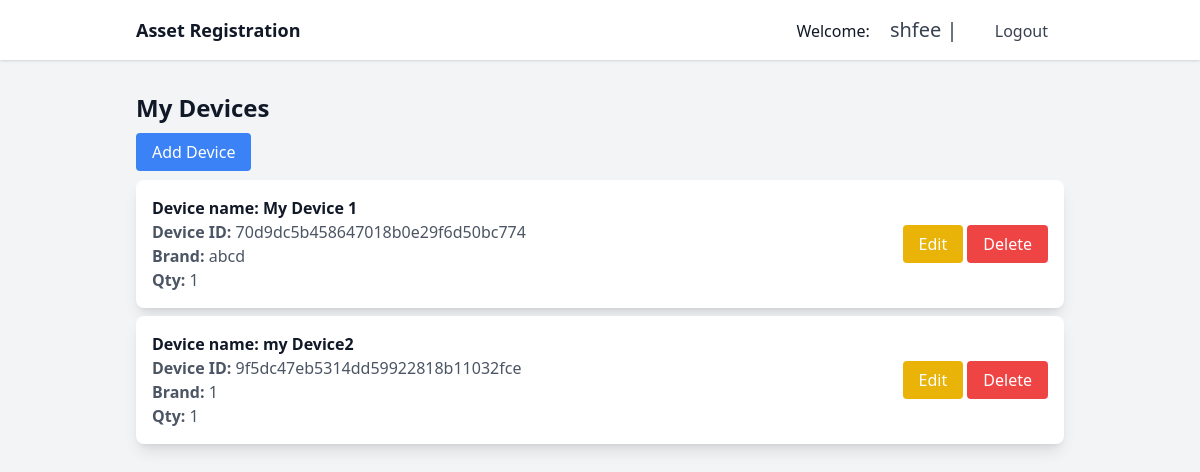
The app's page /devices/ (signed in) with its own data.
### devices/models.py (models this page shows, shortened)
class Device(models.Model):
    user = models.ForeignKey(User, on_delete=models.CASCADE)
    name = models.CharField(max_length=100)
    brand = models.CharField(max_length=100)
    units = models.IntegerField()
    device_id = models.CharField(max_length=32, unique=True, default=generate_device_id)

### devices/views.py (the view)
# urls.py: path('', views.device_list, name='device_list'),
@login_required
def device_list(request):
    devices = Device.objects.filter(user=request.user)
    return render(request, 'devices/device_list.html', {'devices': devices})

### devices/templates/devices/device_list.html (shortened to what this page needs)
{% extends 'devices/base.html' %}
{% block content %}
<h1 class="text-2xl font-bold mb-4">My Devices</h1>
<a href="{% url 'add_device' %}" class="bg-blue-500 text-white px-4 py-2 rounded">Add Device</a>
<ul class="mt-4">
    {% for device in devices %}
    <li class="bg-white shadow-lg p-4 mb-2 flex justify-between items-center rounded-lg">
        <div>
            <span class="font-semibold"> <strong>Device name: </strong>{{ device.name }}</span>
            <p class="text-gray-600"> <strong>Device ID: </strong> {{ device.device_id }}</p>
            <p class="text-gray-600"> <strong>Brand: </strong>  {{ device.brand }}</p>
            <p class="text-gray-600"> <strong>Qty: </strong>  {{ device.units}}</p>
        </div>
        <div>
            <a href="{% url 'edit_device' device.pk %}" class="bg-yellow-500 text-white px-4 py-2 rounded">Edit</a>
            <a href="{% url 'delete_device' device.pk %}" class="bg-red-500 text-white px-4 py-2 rounded">Delete</a>
        </div>
    </li>
    {% endfor %}
</ul>
{% endblock %}

### devices/templates/devices/base.html (shortened to what this page needs)
<!DOCTYPE html>
<html lang="en">
<head>
    {% load static %}
    <link href="{% static 'css/tailwind.css' %}" rel="stylesheet">
    <link href="{% static 'css/styles.css' %}" rel="stylesheet">
</head>
<body class="bg-gray-100 text-gray-900">
    <nav class="bg-white shadow mb-8 py-4">
        <div class="container mx-auto px-6 md:px-12">
            <div class="flex items-center justify-between">
                <a href="{% url 'device_list' %}" class="text-lg font-semibold text-gray-900">Asset Registration</a>
                <div>
                    {% if user.is_authenticated %}
                     Welcome: <a href="#"  class="text-gray-700 px-4 py-2 text-xl">  {{ user.username }} | </a>
                        <a href="{% url 'account_logout' %}" class="text-gray-700 px-4 py-2">Logout</a>
                        {% else %}
                        <a href="{% url 'account_login' %}" class="text-gray-700 px-4 py-2">Login</a>
                        {% endif %}
                    </div>
                </div>
            </div>
    </nav>
    <div class="container mx-auto px-6 md:px-12">
        {% block content %}{% endblock %}
    </div>
</body>
</html>

### static/css/styles.css (style rules this page uses)
html, :host { line-height: 1.5; -webkit-text-size-adjust: 100%; -moz-tab-size: 4; -o-tab-size: 4; tab-size: 4; font-family: ui-sans-serif, system-ui, sans-serif, "Apple Color Emoji", "Segoe UI Emoji", "Segoe UI Symbol", "Noto Color Emoji"; font-feature-settings: normal; font-variation-settings: normal; -webkit-tap-highlight-color: transparent; }
body { margin: 0; line-height: inherit; }
h1, h2, h3, h4, h5, h6 { font-size: inherit; font-weight: inherit; }
a { color: inherit; text-decoration: inherit; }
b, strong { font-weight: bolder; }
blockquote, dl, dd, h1, h2, h3, h4, h5, h6, hr, figure, p, pre { margin: 0; }
ol, ul, menu { list-style: none; margin: 0; padding: 0; }
.container { width: 100%; }
@media (min-width: 640px) { .container { max-width: 640px; } }
@media (min-width: 768px) { .container { max-width: 768px; } }
@media (min-width: 1024px) { .container { max-width: 1024px; } }
.mx-auto { margin-left: auto; margin-right: auto; }
.mb-2 { margin-bottom: 0.5rem; }
.mb-4 { margin-bottom: 1rem; }
.mb-8 { margin-bottom: 2rem; }
.mt-4 { margin-top: 1rem; }
.flex { display: flex; }
.items-center { align-items: center; }
.justify-between { justify-content: space-between; }
.rounded { border-radius: 0.25rem; }
.rounded-lg { border-radius: 0.5rem; }
.bg-blue-500 { --tw-bg-opacity: 1; background-color: rgb(59 130 246 / var(--tw-bg-opacity)); }
.bg-gray-100 { --tw-bg-opacity: 1; background-color: rgb(243 244 246 / var(--tw-bg-opacity)); }
.bg-red-500 { --tw-bg-opacity: 1; background-color: rgb(239 68 68 / var(--tw-bg-opacity)); }
.bg-white { --tw-bg-opacity: 1; background-color: rgb(255 255 255 / var(--tw-bg-opacity)); }
.bg-yellow-500 { --tw-bg-opacity: 1; background-color: rgb(234 179 8 / var(--tw-bg-opacity)); }
.p-4 { padding: 1rem; }
.px-4 { padding-left: 1rem; padding-right: 1rem; }
.px-6 { padding-left: 1.5rem; padding-right: 1.5rem; }
.py-2 { padding-top: 0.5rem; padding-bottom: 0.5rem; }
.py-4 { padding-top: 1rem; padding-bottom: 1rem; }
.text-2xl { font-size: 1.5rem; line-height: 2rem; }
.text-lg { font-size: 1.125rem; line-height: 1.75rem; }
.text-xl { font-size: 1.25rem; line-height: 1.75rem; }
.font-bold { font-weight: 700; }
.font-semibold { font-weight: 600; }
.text-gray-600 { --tw-text-opacity: 1; color: rgb(75 85 99 / var(--tw-text-opacity)); }
.text-gray-700 { --tw-text-opacity: 1; color: rgb(55 65 81 / var(--tw-text-opacity)); }
.text-gray-900 { --tw-text-opacity: 1; color: rgb(17 24 39 / var(--tw-text-opacity)); }
.text-white { --tw-text-opacity: 1; color: rgb(255 255 255 / var(--tw-text-opacity)); }
.shadow { --tw-shadow: 0 1px 3px 0 rgb(0 0 0 / 0.1), 0 1px 2px -1px rgb(0 0 0 / 0.1); --tw-shadow-colored: 0 1px 3px 0 var(--tw-shadow-color), 0 1px 2px -1px var(--tw-shadow-color); box-shadow: var(--tw-ring-offset-shadow, 0 0 #0000), var(--tw-ring-shadow, 0 0 #0000), var(--tw-shadow); }
.shadow-lg { --tw-shadow: 0 10px 15px -3px rgb(0 0 0 / 0.1), 0 4px 6px -4px rgb(0 0 0 / 0.1); --tw-shadow-colored: 0 10px 15px -3px var(--tw-shadow-color), 0 4px 6px -4px var(--tw-shadow-color); box-shadow: var(--tw-ring-offset-shadow, 0 0 #0000), var(--tw-ring-shadow, 0 0 #0000), var(--tw-shadow); }
@media (min-width: 768px) { .md\:px-12 { padding-left: 3rem; padding-right: 3rem; } }

### records on screen
Device: name "My Device 1", device_id "70d9dc5b458647018b0e29f6d50bc774", brand "abcd", units "1"
Device: name "my Device2", device_id "9f5dc47eb5314dd59922818b11032fce", brand "1", units "1"

### other values on screen
{{ user.username }} "shfee"
